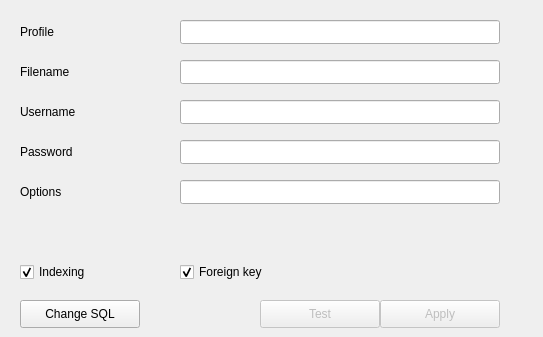
  <widget class="QWidget" name="Firebird">
   <widget class="QLabel" name="label_11">
    <property name="geometry">
     <rect>
      <x>20</x>
      <y>20</y>
      <width>160</width>
      <height>24</height>
     </rect>
    </property>
    <property name="text">
     <string>Profile</string>
    </property>
   </widget>
   <widget class="QLabel" name="label_14">
    <property name="geometry">
     <rect>
      <x>20</x>
      <y>60</y>
      <width>160</width>
      <height>24</height>
     </rect>
    </property>
    <property name="text">
     <string>Filename</string>
    </property>
   </widget>
   <widget class="QLabel" name="label_13">
    <property name="geometry">
     <rect>
      <x>20</x>
      <y>100</y>
      <width>160</width>
      <height>24</height>
     </rect>
    </property>
    <property name="text">
     <string>Username</string>
    </property>
   </widget>
   <widget class="QLabel" name="label_12">
    <property name="geometry">
     <rect>
      <x>20</x>
      <y>140</y>
      <width>160</width>
      <height>24</height>
     </rect>
    </property>
    <property name="text">
     <string>Password</string>
    </property>
   </widget>
   <widget class="QLabel" name="label_26">
    <property name="geometry">
     <rect>
      <x>20</x>
      <y>180</y>
      <width>160</width>
      <height>24</height>
     </rect>
    </property>
    <property name="text">
     <string>Options</string>
    </property>
   </widget>
   <widget class="QLineEdit" name="fbProfileEdit">
    <property name="geometry">
     <rect>
      <x>180</x>
      <y>20</y>
      <width>320</width>
      <height>24</height>
     </rect>
    </property>
   </widget>
   <widget class="QLineEdit" name="fbFileEdit">
    <property name="geometry">
     <rect>
      <x>180</x>
      <y>60</y>
      <width>320</width>
      <height>24</height>
     </rect>
    </property>
   </widget>
   <widget class="QToolButton" name="fbBrowseButton">
    <property name="geometry">
     <rect>
      <x>510</x>
      <y>60</y>
      <width>24</width>
      <height>24</height>
     </rect>
    </property>
    <property name="text">
     <string/>
    </property>
    <property name="icon">
     <iconset theme="Rishon" resource="../../../Images/Branon.qrc">
      <normaloff>:/images/directory.png</normaloff>:/images/directory.png</iconset>
    </property>
    <property name="iconSize">
     <size>
      <width>24</width>
      <height>24</height>
     </size>
    </property>
    <property name="autoRaise">
     <bool>true</bool>
    </property>
   </widget>
   <widget class="QLineEdit" name="fbUserEdit">
    <property name="geometry">
     <rect>
      <x>180</x>
      <y>100</y>
      <width>320</width>
      <height>24</height>
     </rect>
    </property>
   </widget>
   <widget class="QLineEdit" name="fbPassEdit">
    <property name="geometry">
     <rect>
      <x>180</x>
      <y>140</y>
      <width>320</width>
      <height>24</height>
     </rect>
    </property>
    <property name="echoMode">
     <enum>QLineEdit::Password</enum>
    </property>
   </widget>
   <widget class="QLineEdit" name="fbOptionEdit">
    <property name="geometry">
     <rect>
      <x>180</x>
      <y>180</y>
      <width>320</width>
      <height>24</height>
     </rect>
    </property>
   </widget>
   <widget class="QCheckBox" name="fbIndexBox">
    <property name="geometry">
     <rect>
      <x>20</x>
      <y>260</y>
      <width>160</width>
      <height>24</height>
     </rect>
    </property>
    <property name="text">
     <string>Indexing</string>
    </property>
    <property name="checked">
     <bool>true</bool>
    </property>
   </widget>
   <widget class="QCheckBox" name="fbForeignBox">
    <property name="geometry">
     <rect>
      <x>180</x>
      <y>260</y>
      <width>160</width>
      <height>24</height>
     </rect>
    </property>
    <property name="text">
     <string>Foreign key</string>
    </property>
    <property name="checked">
     <bool>true</bool>
    </property>
   </widget>
   <widget class="QPushButton" name="fbBackButton">
    <property name="geometry">
     <rect>
      <x>20</x>
      <y>300</y>
      <width>120</width>
      <height>28</height>
     </rect>
    </property>
    <property name="text">
     <string>Change SQL</string>
    </property>
   </widget>
   <widget class="QPushButton" name="fbTestButton">
    <property name="enabled">
     <bool>false</bool>
    </property>
    <property name="geometry">
     <rect>
      <x>260</x>
      <y>300</y>
      <width>120</width>
      <height>28</height>
     </rect>
    </property>
    <property name="text">
     <string>Test</string>
    </property>
   </widget>
   <widget class="QPushButton" name="fbApplyButton">
    <property name="enabled">
     <bool>false</bool>
    </property>
    <property name="geometry">
     <rect>
      <x>380</x>
      <y>300</y>
      <width>120</width>
      <height>28</height>
     </rect>
    </property>
    <property name="text">
     <string>Apply</string>
    </property>
   </widget>
  </widget>
